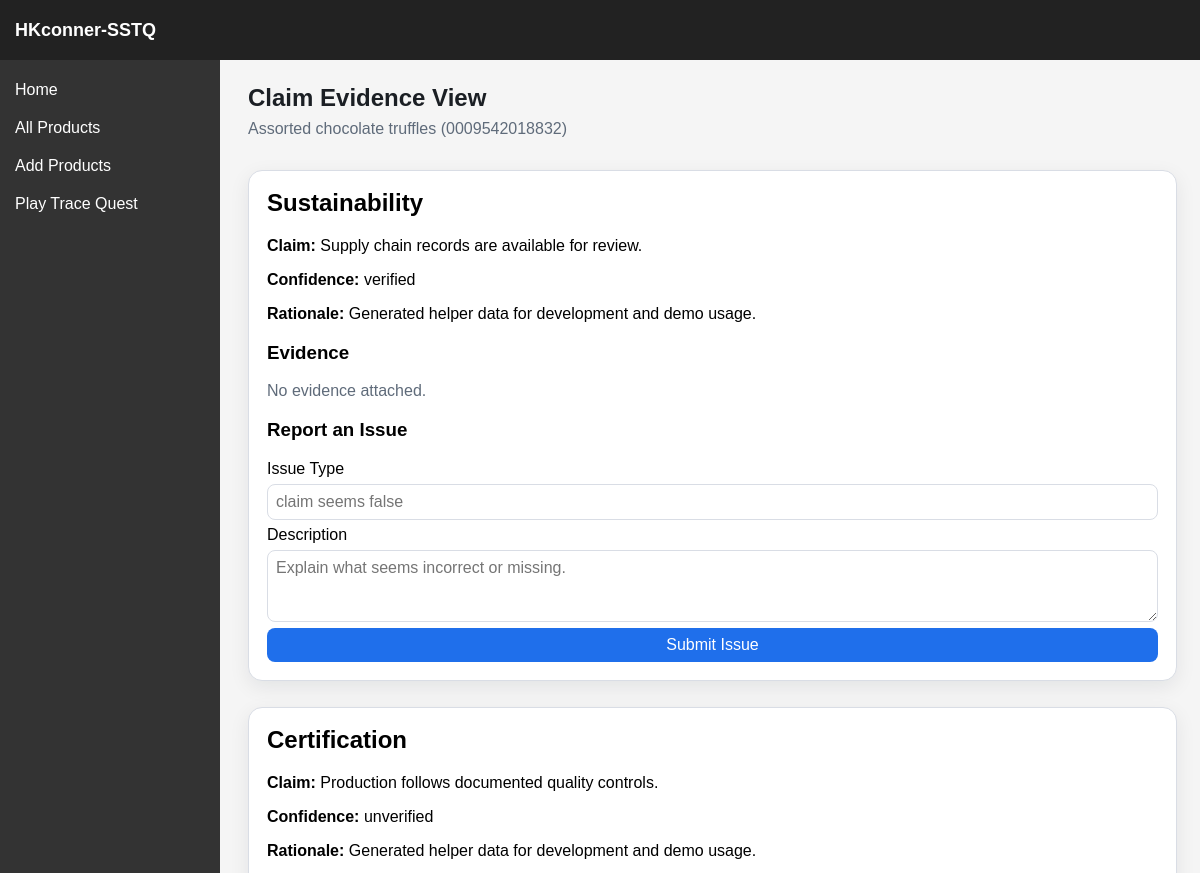
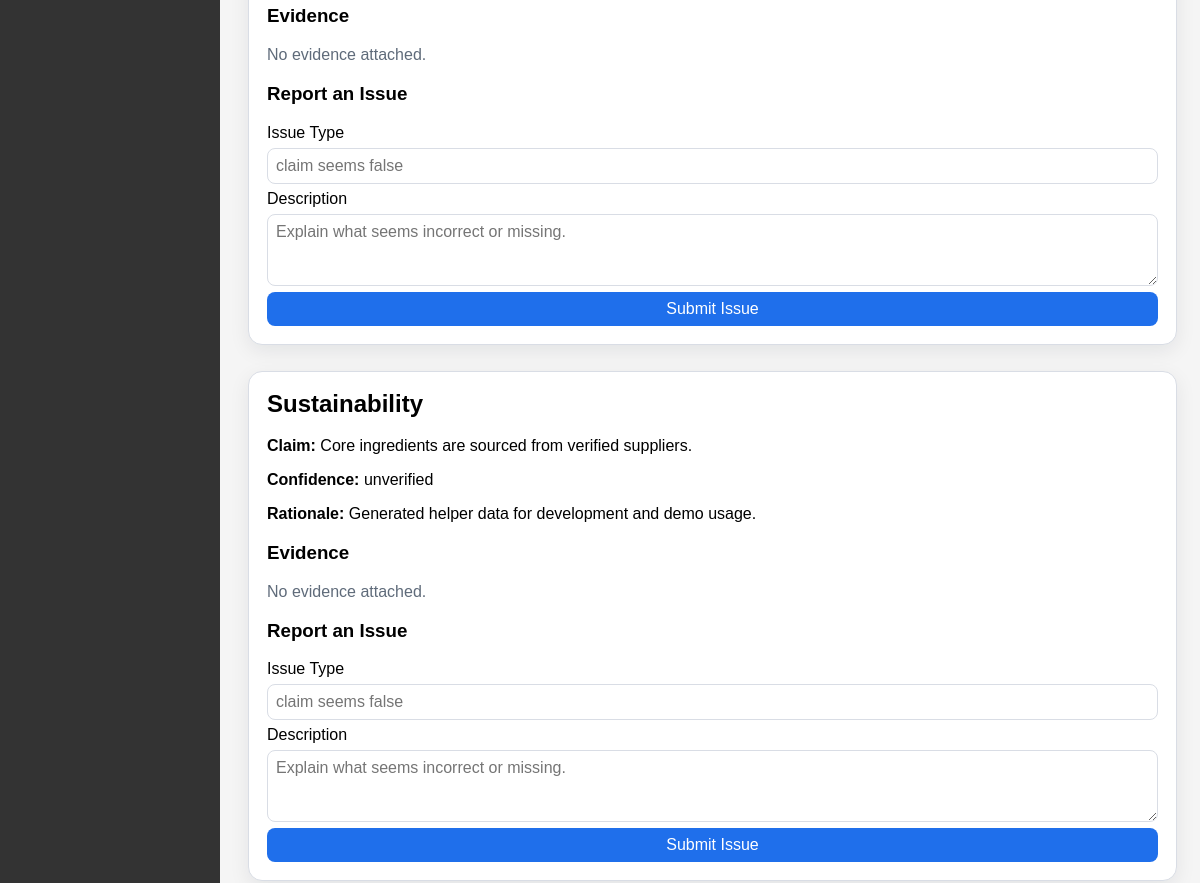
The app's page /product/evidence/0009542018832 (signed in, upper part), older data (2 pictures, top to bottom).
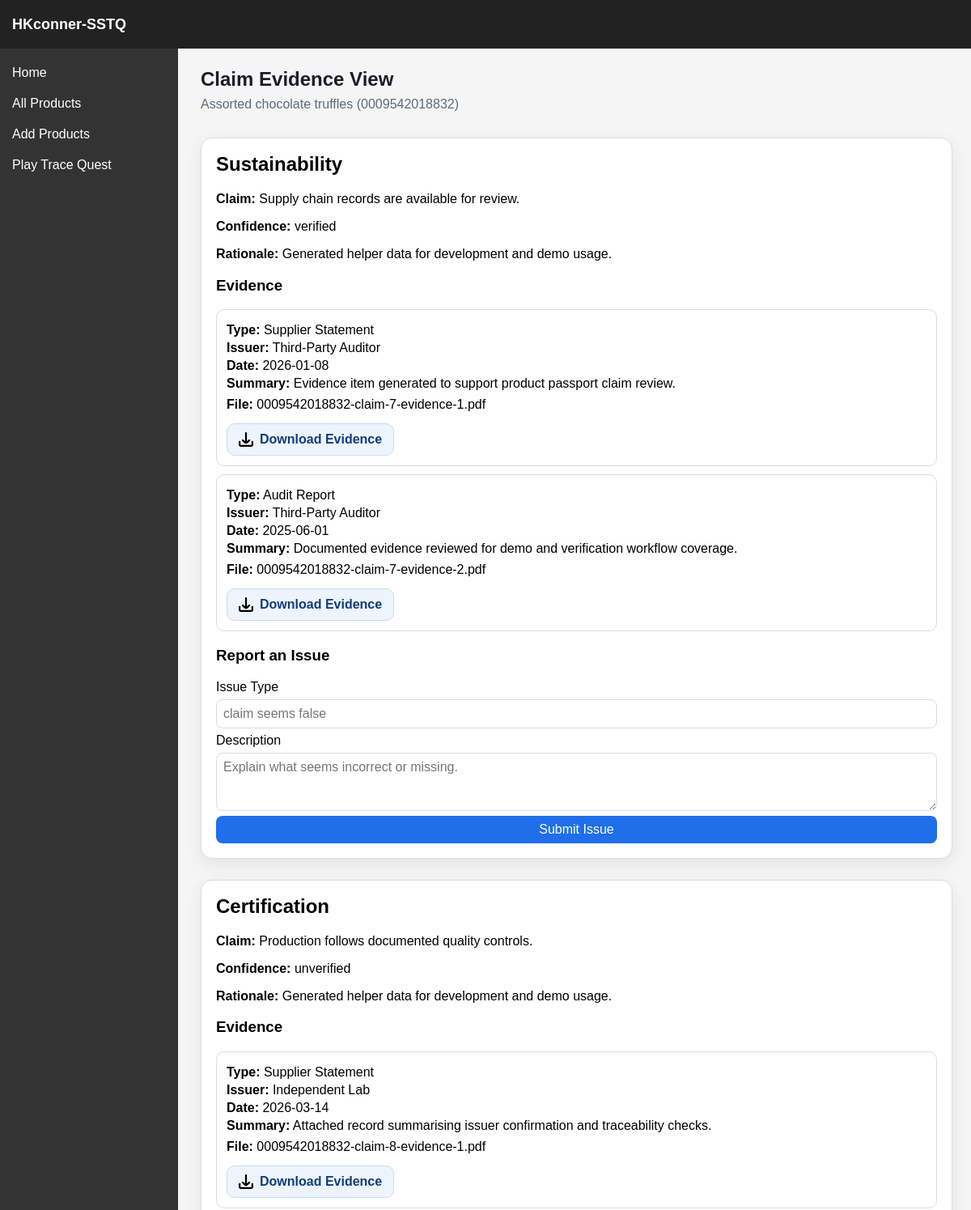
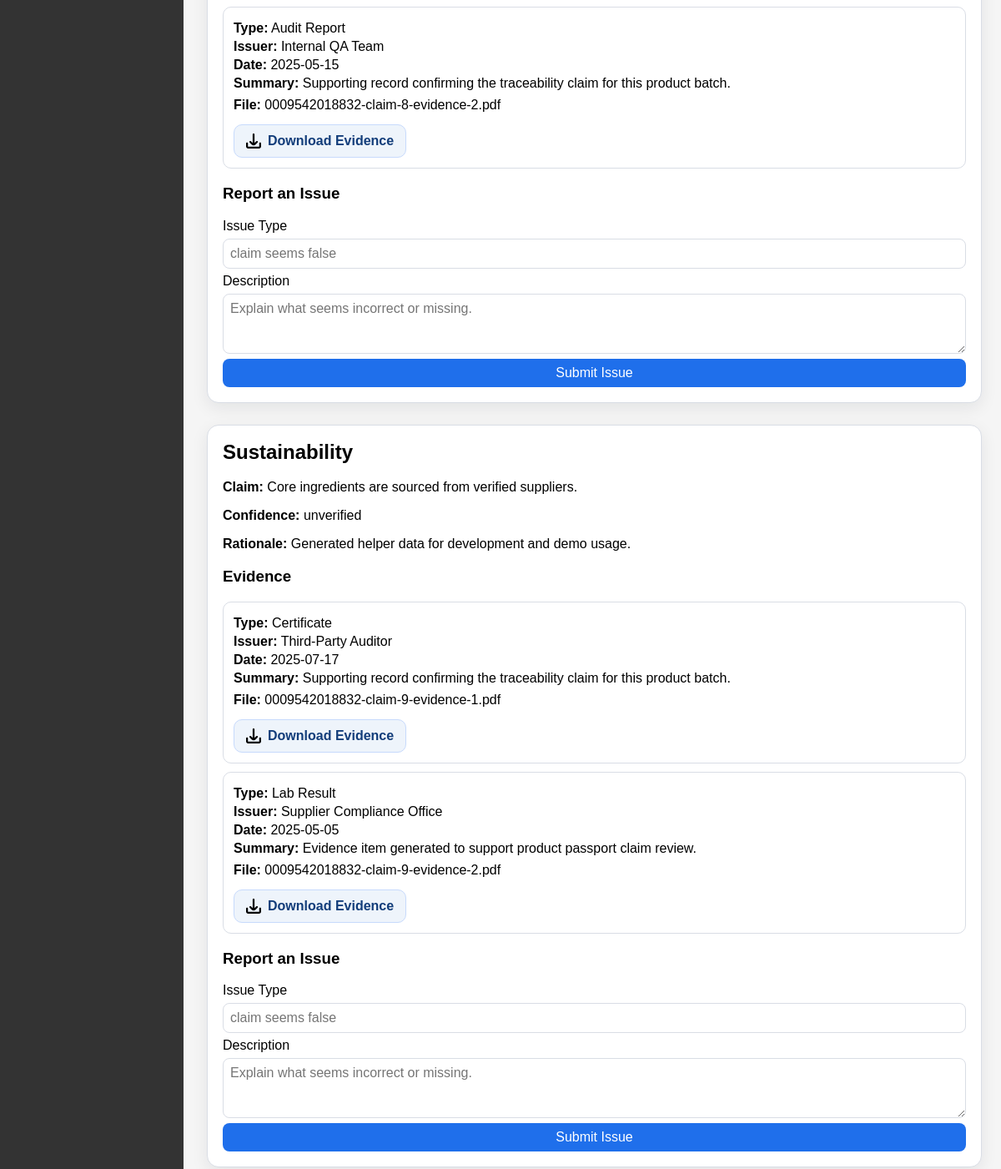
The same page, newer data (2 pictures, top to bottom).
### sstq/models.py (models this page shows, shortened)
class Claim(db.Model):
    __tablename__ = "claims"
    claim_id = db.Column(db.Integer, primary_key=True)
    product_barcode = db.Column(db.String(32), db.ForeignKey("products.barcode"), nullable=False)
    claim_type = db.Column(db.String(64), nullable=False)
    claim_text = db.Column(db.String(512), nullable=False)
    confidence_label = db.Column(db.String(64), nullable=True) # verified, partially-verified or unverified
    rationale = db.Column(db.String(512), nullable=True)
    product = db.relationship("Product", backref="claims")

class Evidence(db.Model):
    __tablename__ = "evidence"
    evidence_id = db.Column(db.Integer, primary_key=True)
    claim_id = db.Column(db.Integer, db.ForeignKey("claims.claim_id"), nullable=False)
    evidence_type = db.Column(db.String(64), nullable=False)
    issuer = db.Column(db.String(128), nullable=True)
    date = db.Column(db.DateTime, default=lambda: datetime.now(timezone.utc), nullable=False)
    summary = db.Column(db.String(512), nullable=True)
    file_reference = db.Column(db.String(256), nullable=True)
    claim = db.relationship("Claim", backref="evidence")

### sstq/routes/product.py (the view)
@product_bp.route("/product/evidence/<barcode>", methods=["GET"])
@login_required
def product_evidence(barcode):
    product = db.session.get(Product, barcode)
    if not product:
        flash("Product not found.", "error")
        return redirect(url_for("product.product"))
    claims = sorted(product.claims, key=lambda c: c.claim_id)
    return render_template("product_evidence.html", product=product, claims=claims)

### sstq/models.py (called while the page is built)
    @property
    def is_verifier(self):
        return self.role == "verifier"

    @property
    def is_admin(self):
        return self.role == "admin"

### sstq/routes/auth.py (called while the page is built)
@login_manager.user_loader
def load_user(user_id):
    return db.session.get(User, int(user_id))

### sstq/templates/product_evidence.html (shortened to what this page needs)
{% extends "base.html" %}
{% block custom_css %}<link rel="stylesheet" href="{{ url_for('static', filename='css/product_detail.css') }}">{% endblock %}
{% block content %}
<section class="product-page">
    <h1>Claim Evidence View</h1>
    <p class="page-subtitle">{{ product.name }} ({{ product.barcode }})</p>
    {% if claims %}
        <div class="list-wrapper">
            {% for claim in claims %}
                <article class="content-card" id="claim-{{ claim.claim_id }}">
                    <h2>{{ claim.claim_type }}</h2>
                    <p><strong>Claim:</strong> {{ claim.claim_text }}</p>
                    <p><strong>Confidence:</strong> {{ claim.confidence_label or "No label" }}</p>
                    {% if claim.rationale %}
                        <p><strong>Rationale:</strong> {{ claim.rationale }}</p>
                    {% endif %}
                    <h3>Evidence</h3>
                    {% if claim.evidence %}
                        <div class="list-wrapper">
                            {% for evidence in claim.evidence %}
                                <article class="list-item">
                                    <p><strong>Type:</strong> {{ evidence.evidence_type }}</p>
                                    <p><strong>Issuer:</strong> {{ evidence.issuer or "-" }}</p>
                                    <p><strong>Date:</strong> {{ evidence.date.date() if evidence.date else "-" }}</p>
                                    {% if evidence.summary %}
                                        <p><strong>Summary:</strong> {{ evidence.summary }}</p>
                                    {% endif %}
                                    {% if evidence.file_reference %}
                                        <div class="evidence-file-block">
                                            <p><strong>File:</strong> {{ evidence.file_reference.rsplit('/', 1)[-1] }}</p>
                                            {% if evidence.file_reference.startswith('/static/') %}
                                                <a class="file-download-box" href="{{ evidence.file_reference }}" target="_blank" rel="noopener" download>
                                                    <img src="{{ url_for('static', filename='icons/download.svg') }}" alt="" aria-hidden="true">
                                                    <span>Download Evidence</span>
                                                </a>
                                            {% endif %}
                                        </div>
                                    {% endif %}
                                </article>
                            {% endfor %}
                        </div>
                    {% else %}
                        <p class="empty-text">No evidence attached.</p>
                    {% endif %}
                    <h3>Report an Issue</h3>
                    <form method="POST" action="{{ url_for('product.report_issue', claim_id=claim.claim_id) }}" class="report-form">
                        <label for="issue-type-{{ claim.claim_id }}">Issue Type</label>
                        <input id="issue-type-{{ claim.claim_id }}" name="issue_type" placeholder="claim seems false" required>
                        <label for="issue-desc-{{ claim.claim_id }}">Description</label>
                        <textarea id="issue-desc-{{ claim.claim_id }}" name="description" rows="3" placeholder="Explain what seems incorrect or missing." required></textarea>
                        <button type="submit">Submit Issue</button>
                    </form>
                </article>
            {% endfor %}
        </div>
    {% else %}
        <p class="empty-text">No claims found for this product.</p>
    {% endif %}
</section>
{% endblock %}

Row changes from the older to the newer data that the page shows:
shown differently, row unchanged: Claim "Supply chain records are available for review.": no longer shows "No evidence attached."
added Evidence: evidence_type "Supplier Statement", issuer "Third-Party Auditor", date "2026-01-08", summary "Evidence item generated to support product passport claim review.", file_reference "0009542018832-claim-7-evidence-1.pdf", shown under Claim "Supply chain records are available for review."
added Evidence: evidence_type "Audit Report", issuer "Third-Party Auditor", date "2025-06-01", summary "Documented evidence reviewed for demo and verification workflow coverage.", file_reference "0009542018832-claim-7-evidence-2.pdf", shown under Claim "Supply chain records are available for review."
shown differently, row unchanged: Claim "Certification": no longer shows "No evidence attached."
added Evidence: evidence_type "Supplier Statement", issuer "Independent Lab", date "2026-03-14", summary "Attached record summarising issuer confirmation and traceability checks.", file_reference "0009542018832-claim-8-evidence-1.pdf", shown under Claim "Certification"
added Evidence: evidence_type "Audit Report", issuer "Internal QA Team", date "2025-05-15", summary "Supporting record confirming the traceability claim for this product batch.", file_reference "0009542018832-claim-8-evidence-2.pdf", shown under Claim "Certification"
shown differently, row unchanged: Claim "Core ingredients are sourced from verified suppliers.": no longer shows "No evidence attached."
added Evidence: evidence_type "Certificate", issuer "Third-Party Auditor", date "2025-07-17", summary "Supporting record confirming the traceability claim for this product batch.", file_reference "0009542018832-claim-9-evidence-1.pdf", shown under Claim "Core ingredients are sourced from verified suppliers."
added Evidence: evidence_type "Lab Result", issuer "Supplier Compliance Office", date "2025-05-05", summary "Evidence item generated to support product passport claim review.", file_reference "0009542018832-claim-9-evidence-2.pdf", shown under Claim "Core ingredients are sourced from verified suppliers."
